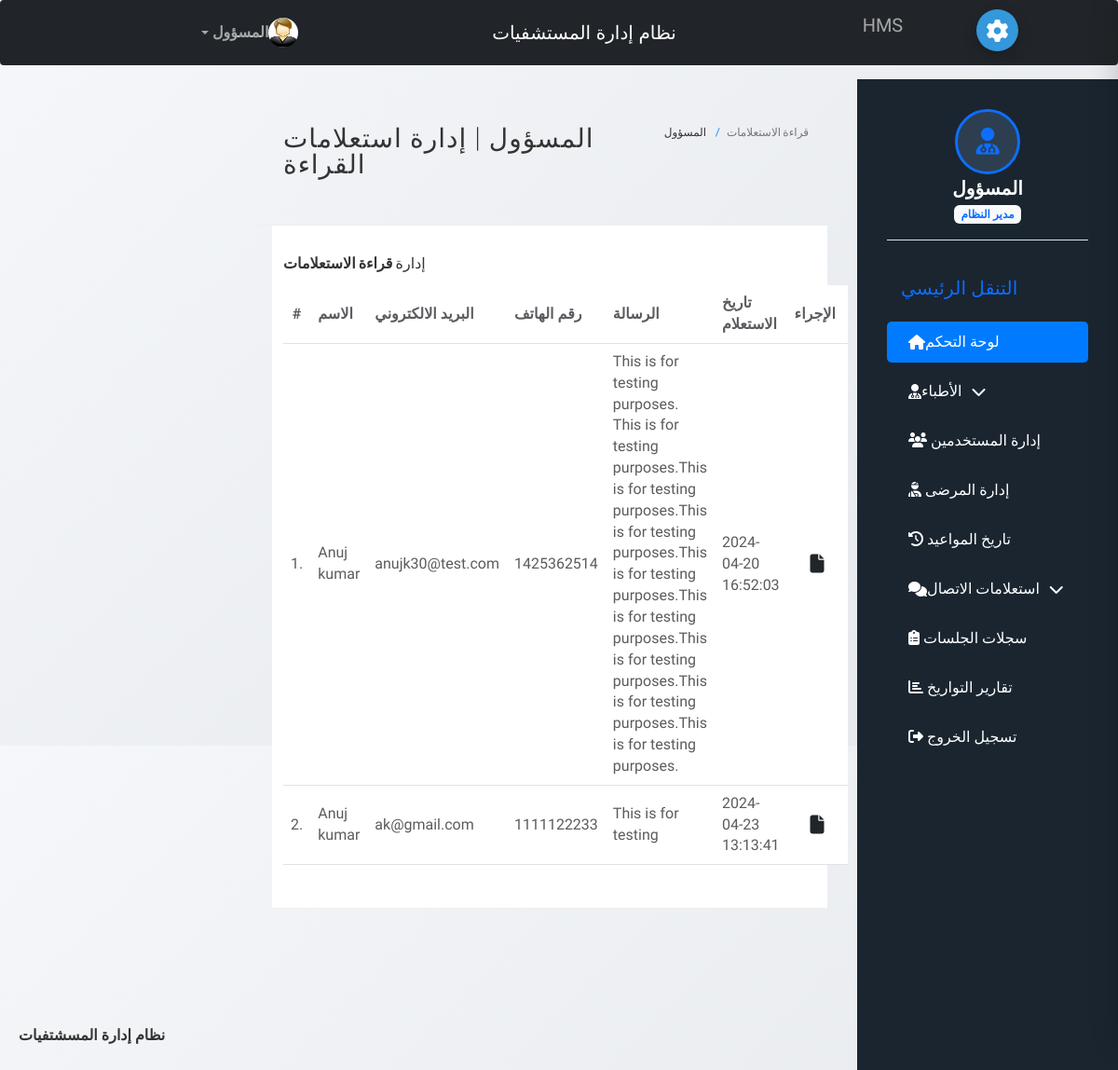
The app's page /hospital/hms/admin/read-query.php (signed in) with its own data.
### tables this page shows
CREATE TABLE `tblcontactus` (
  `id` int(11) NOT NULL,
  `fullname` varchar(255) DEFAULT NULL,
  `email` varchar(255) DEFAULT NULL,
  `contactno` bigint(12) DEFAULT NULL,
  `message` longtext DEFAULT NULL,
  `PostingDate` timestamp NULL DEFAULT current_timestamp(),
  `AdminRemark` longtext DEFAULT NULL,
  `LastupdationDate` timestamp NULL DEFAULT NULL ON UPDATE current_timestamp(),
  `IsRead` int(11) DEFAULT NULL
);

### hospital/hms/admin/read-query.php (the view, shortened to what this page needs)
<?php
include('include/config.php');
if(strlen($_SESSION['id']==0)) {
 header('location:logout.php');
  } else{
?>
<!DOCTYPE html>
<html lang="en">
	<head>
		<link rel="stylesheet" href="vendor/bootstrap/css/bootstrap.min.css">
		<link rel="stylesheet" href="vendor/fontawesome/css/font-awesome.min.css">
		<link rel="stylesheet" href="vendor/themify-icons/themify-icons.min.css">
		<link href="vendor/animate.css/animate.min.css" rel="stylesheet" media="screen">
		<link href="vendor/perfect-scrollbar/perfect-scrollbar.min.css" rel="stylesheet" media="screen">
		<link href="vendor/switchery/switchery.min.css" rel="stylesheet" media="screen">
		<link href="vendor/bootstrap-touchspin/jquery.bootstrap-touchspin.min.css" rel="stylesheet" media="screen">
		<link href="vendor/select2/select2.min.css" rel="stylesheet" media="screen">
		<link href="vendor/bootstrap-datepicker/bootstrap-datepicker3.standalone.min.css" rel="stylesheet" media="screen">
		<link href="vendor/bootstrap-timepicker/bootstrap-timepicker.min.css" rel="stylesheet" media="screen">
		<link rel="stylesheet" href="assets/css/styles.css">
		<link rel="stylesheet" href="assets/css/plugins.css">
		<link rel="stylesheet" href="assets/css/themes/theme-1.css" id="skin_color" />
	</head>
	<body>
		<div id="app">
<?php include('include/sidebar.php');?>
			<div class="app-content">
						<?php include('include/header.php');?>
				<div class="main-content" >
					<div class="wrap-content container" id="container">
						<section id="page-title">
							<div class="row">
								<div class="col-sm-8">
									<h1 class="mainTitle">المسؤول | إدارة استعلامات القراءة</h1>
																	</div>
								<ol class="breadcrumb">
									<li>
										<span>المسؤول</span>
									</li>
									<li class="active">
										<span>قراءة الاستعلامات</span>
									</li>
								</ol>
							</div>
						</section>
						<div class="container-fluid container-fullw bg-white">
									<div class="row">
								<div class="col-md-12">
									<h5 class="over-title margin-bottom-15">إدارة <span class="text-bold">قراءة الاستعلامات</span></h5>
									<table class="table table-hover" id="sample-table-1">
										<thead>
											<tr>
												<th class="center">#</th>
												<th>الاسم</th>
												<th class="hidden-xs">البريد الالكتروني</th>
												<th>رقم الهاتف </th>
												<th>الرسالة </th>
												<th>تاريخ الاستعلام</th>
												<th>الإجراء</th>
											</tr>
										</thead>
										<tbody>
<?php
$sql=mysqli_query($con,"select * from tblcontactus where IsRead is not null");
$cnt=1;
while($row=mysqli_fetch_array($sql))
{
?>
											<tr>
												<td class="center"><?php echo $cnt;?>.</td>
												<td class="hidden-xs"><?php echo $row['fullname'];?></td>
												<td><?php echo $row['email'];?></td>
												<td><?php echo $row['contactno'];?></td>
												<td><?php echo $row['message'];?></td>
												<td><?php echo $row['PostingDate'];?></td>
												<td >
												<div class="visible-md visible-lg hidden-sm hidden-xs">
							<a href="query-details.php?id=<?php echo $row['id'];?>" class="btn btn-transparent btn-lg" title="View Details"><i class="fa fa-file"></i></a>
												</div>
												</td>
											</tr>
											<?php
$cnt=$cnt+1;
											 }?>
										</tbody>
									</table>
								</div>
							</div>
								</div>
							</div>
						</div>
					</div>
				</div>
	<?php include('include/footer.php');?>
	<?php include('include/setting.php');?>
	</body>
</html>
<?php } ?>

### hospital/hms/admin/assets/css/themes/theme-1.css (style rules this page uses)
body { background: #FAFAFA; }

### hospital/hms/admin/include/sidebar.php (style rules this page uses)
body { font-family: 'Tajawal', sans-serif; background: linear-gradient(135deg,#f5f7fa,#e4edf9); min-height: 100vh; padding-top: 65px; }
.main-content { padding-right: 280px; }

### hospital/hms/admin/include/setting.php (style rules this page uses)
:root { --primary-color: #3498db; --sidebar-color: #2980b9; }
:root.theme-1 { --primary-color: #3498db; --sidebar-color: #2980b9; }
* { margin: 0; padding: 0; box-sizing: border-box; }
body { font-family: 'Tajawal', sans-serif; background: linear-gradient(135deg, #f5f7fa 0%, #e4e7eb 100%); min-height: 100vh; padding: 20px; color: #333; }

### records on screen
tblcontactus: fullname "Anuj kumar", email "anujk30@test.com", contactno "1425362514", message "This is for testing purposes. This is for testing purposes.This is for testing purposes.This is for testing purposes.This is for testing purposes.This is for testing purposes.This is for testing purposes.This is for testing purposes.This is for testing purposes.", PostingDate "2024-04-20 16:52:03"
tblcontactus: fullname "Anuj kumar", email "ak@gmail.com", contactno "1111122233", message "This is for testing", PostingDate "2024-04-23 13:13:41"
